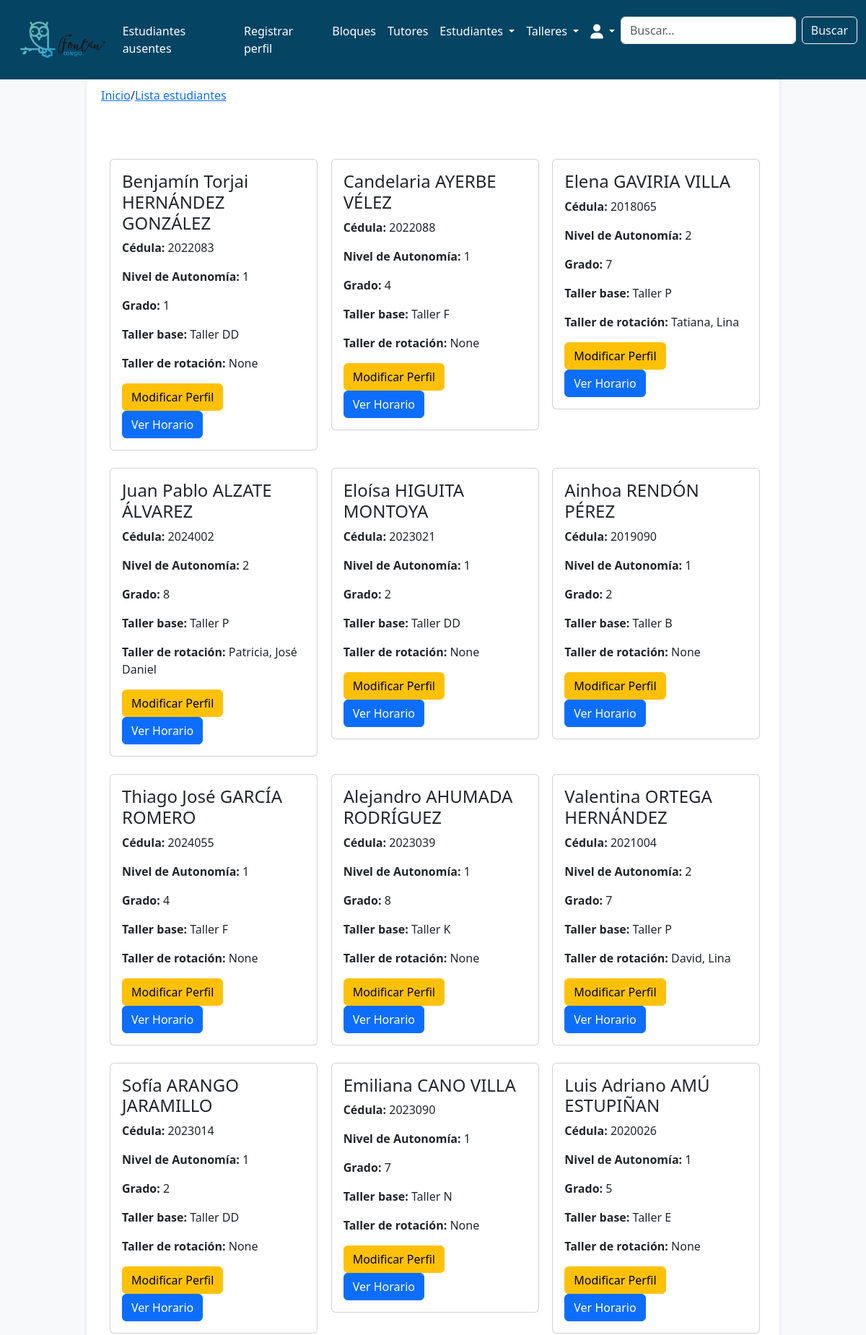
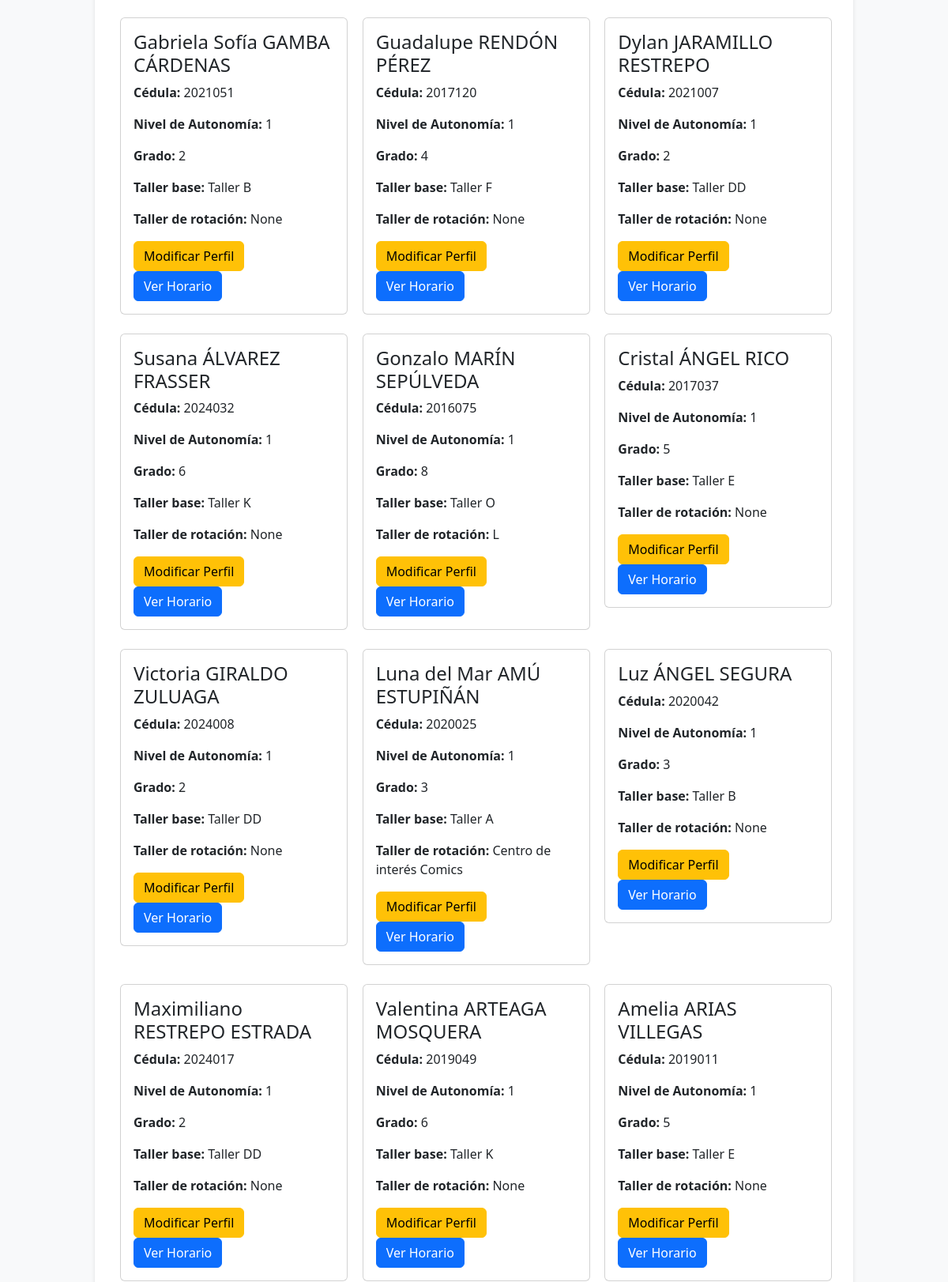
/students/student_list/ (signed in, upper part), run on the app's committed database (2 pictures, top to bottom).
### students/models.py (models this page shows, shortened)
class Student(models.Model):
    STATUS_CHOICES = [
        ('present', 'Presente'),
        ('absent', 'Ausente'),
        ('neutral', 'No llamado'),
    ]
    student_id = models.AutoField(primary_key=True)
    name = models.CharField(max_length=100)
    lastname = models.CharField(max_length=100)
    id_number = models.IntegerField(unique=True)
    autonomy_level = models.IntegerField(
        choices=[
            (1, 'Nivel 1'),
            (2, 'Nivel 2'),
            (3, 'Nivel 3'),
        ],
        default=1,
    )
    extended_vacation = models.BooleanField(default=False)
    grade = models.IntegerField(
        choices=[
            (1, '1'),
            (2, '2'),
            (3, '3'),
            (4, '4'),
            (5, '5'),
            (6, '6'),
            (7, '7'),
            (8, '8'),
            (9, '9'),
            (10, '10'),
            (11, '11'),
        ],
        default=1,
    )
    status = models.CharField(
        max_length=10,
        choices=STATUS_CHOICES,
        default='neutral'
    )
    workshop = models.ForeignKey('workshops.Workshop', on_delete=models.SET_NULL, null=True, blank=True)
    last_reset = models.DateTimeField(default=now)
    rotation_workshop = models.CharField(max_length=200, blank=True, null=True)

### workshops/models.py (models this page shows, shortened)
class Workshop(models.Model):
    WORKSHOP_TYPES = [
        ('primary', 'Primaria'),
        ('high_school', 'Bachillerato'),
        ('collective', 'Colectivo'),
    ]
    workshop_id = models.AutoField(primary_key=True)
    name = models.CharField(max_length=100, unique=True)
    tutor = models.ForeignKey(
        'tutors.Tutor',
        on_delete=models.SET_NULL,
        null=True,
        blank=True,
        related_name='workshops'  # Esta línea permite acceder a los talleres desde el tutor
    )
    max_capacity = models.IntegerField(default=25)
    type = models.CharField(
        max_length=20,
        choices=WORKSHOP_TYPES,
        default='primary'
    )

### students/views.py (the view)
# urls.py: path('student_list/', views.student_list, name='students.student_list'),
@login_required
def student_list(request):
    query = request.GET.get('query', '').strip()  # Elimina espacios en blanco en la búsqueda
    workshops = Workshop.objects.all()
    if query:
        keywords = query.split()
        filters = Q()
        for keyword in keywords:
            filters |= Q(name__icontains=keyword) | Q(lastname__icontains=keyword)
        students = Student.objects.filter(filters)
    else:
        students = Student.objects.all()
    paginator = Paginator(students, 30)  # 30 estudiantes por página
    page_number = request.GET.get('page')  # Página actual
    page_obj = paginator.get_page(page_number)
    return render(request, 'students/student_list.html', {
        'workshops': workshops,
        'students': page_obj,  # Pasamos solo la página actual
        'query': query,
        'search_type': 'students',
    })

### students/templates/students/student_list.html (shortened to what this page needs)
{% extends 'base.html' %}
{% block breadcrumb %}
<a href="{% url 'home.home' %}">Inicio</a>
<span>/</span>
<a href="{% url 'students.student_list' %}">Lista estudiantes</a>
{% endblock %}
{% load static %}
{% block content %}
<div class="container">
  <div class="row row-cols-1 row-cols-md-3 g-4">
    {% if students %}
      {% for student in students %}
        <div class="col">
          <div class="card" style="width: 18rem;">
            <div class="card-body">
              <h4 class="card-title">{{ student.name }} {{ student.lastname }}</h4>
              <p class="card-text"><strong>Cédula:</strong> {{ student.id_number }}</p>
              <p class="card-text"><strong>Nivel de Autonomía:</strong> {{ student.autonomy_level }}</p>
              <p class="card-text"><strong>Grado:</strong> {{ student.grade }}</p>
              <p class="card-text"><strong>Taller base:</strong> {{ student.workshop.name }}</p>
              <p class="card-text"><strong>Taller de rotación:</strong> {{ student.rotation_workshop }}</p>
              <a href="{% url 'students.modify_student' student_id=student.student_id %}" class="btn btn-warning">Modificar Perfil</a>
              <a href="{% url 'student_schedule' student_id=student.student_id %}" class="btn btn-primary">Ver Horario</a>
            </div>
          </div>
        </div>
      {% endfor %}
    {% else %}
      <h2>No hay estudiantes disponibles</h2>
    {% endif %}
  </div>
</div>
{% endblock %}

### horariosfontanproyecto/templates/base.html (style rules this page uses)
body { background-color: #f8f9fa; }
.container { max-width: 960px; margin: 0 auto; }

### horariosfontanproyecto/templates/navbar.html (style rules this page uses)
:root { --primary-color: #064463; --secondary-color: #1C5471; --hover-color: #163E59; --text-color: #fff; --bg-color: #f9f9f9; }

### data on the page
Student: name "Benjamín Torjai", lastname "HERNÁNDEZ GONZÁLEZ", id_number "2022083", autonomy_level "1", grade "1", workshop.name "Taller DD", rotation_workshop "None"
Student: name "Candelaria", lastname "AYERBE VÉLEZ", id_number "2022088", autonomy_level "1", grade "4", workshop.name "Taller F", rotation_workshop "None"
Student: name "Elena", lastname "GAVIRIA VILLA", id_number "2018065", autonomy_level "2", grade "7", workshop.name "Taller P", rotation_workshop "Tatiana, Lina"
Student: name "Juan Pablo", lastname "ALZATE ÁLVAREZ", id_number "2024002", autonomy_level "2", grade "8", workshop.name "Taller P", rotation_workshop "Patricia, José Daniel"
Student: name "Eloísa", lastname "HIGUITA MONTOYA", id_number "2023021", autonomy_level "1", grade "2", workshop.name "Taller DD", rotation_workshop "None"
Student: name "Ainhoa", lastname "RENDÓN PÉREZ", id_number "2019090", autonomy_level "1", grade "2", workshop.name "Taller B", rotation_workshop "None"
Student: name "Thiago José", lastname "GARCÍA ROMERO", id_number "2024055", autonomy_level "1", grade "4", workshop.name "Taller F", rotation_workshop "None"
Student: name "Alejandro", lastname "AHUMADA RODRÍGUEZ", id_number "2023039", autonomy_level "1", grade "8", workshop.name "Taller K", rotation_workshop "None"
Student: name "Valentina", lastname "ORTEGA HERNÁNDEZ", id_number "2021004", autonomy_level "2", grade "7", workshop.name "Taller P", rotation_workshop "David, Lina"
Student: name "Sofía", lastname "ARANGO JARAMILLO", id_number "2023014", autonomy_level "1", grade "2", workshop.name "Taller DD", rotation_workshop "None"
Student: name "Emiliana", lastname "CANO VILLA", id_number "2023090", autonomy_level "1", grade "7", workshop.name "Taller N", rotation_workshop "None"
Student: name "Luis Adriano", lastname "AMÚ ESTUPIÑAN", id_number "2020026", autonomy_level "1", grade "5", workshop.name "Taller E", rotation_workshop "None"
Student: name "Gabriela Sofía", lastname "GAMBA CÁRDENAS", id_number "2021051", autonomy_level "1", grade "2", workshop.name "Taller B", rotation_workshop "None"
Student: name "Guadalupe", lastname "RENDÓN PÉREZ", id_number "2017120", autonomy_level "1", grade "4", workshop.name "Taller F", rotation_workshop "None"
Student: name "Dylan", lastname "JARAMILLO RESTREPO", id_number "2021007", autonomy_level "1", grade "2", workshop.name "Taller DD", rotation_workshop "None"
Student: name "Susana", lastname "ÁLVAREZ FRASSER", id_number "2024032", autonomy_level "1", grade "6", workshop.name "Taller K", rotation_workshop "None"
Student: name "Gonzalo", lastname "MARÍN SEPÚLVEDA", id_number "2016075", autonomy_level "1", grade "8", workshop.name "Taller O", rotation_workshop "L"
Student: name "Cristal", lastname "ÁNGEL RICO", id_number "2017037", autonomy_level "1", grade "5", workshop.name "Taller E", rotation_workshop "None"
Student: name "Victoria", lastname "GIRALDO ZULUAGA", id_number "2024008", autonomy_level "1", grade "2", workshop.name "Taller DD", rotation_workshop "None"
Student: name "Luna del Mar", lastname "AMÚ ESTUPIÑÁN", id_number "2020025", autonomy_level "1", grade "3", workshop.name "Taller A", rotation_workshop "Centro de interés Comics"
Student: name "Luz", lastname "ÁNGEL SEGURA", id_number "2020042", autonomy_level "1", grade "3", workshop.name "Taller B", rotation_workshop "None"
Student: name "Maximiliano", lastname "RESTREPO ESTRADA", id_number "2024017", autonomy_level "1", grade "2", workshop.name "Taller DD", rotation_workshop "None"
Student: name "Valentina", lastname "ARTEAGA MOSQUERA", id_number "2019049", autonomy_level "1", grade "6", workshop.name "Taller K", rotation_workshop "None"
Student: name "Amelia", lastname "ARIAS VILLEGAS", id_number "2019011", autonomy_level "1", grade "5", workshop.name "Taller E", rotation_workshop "None"
